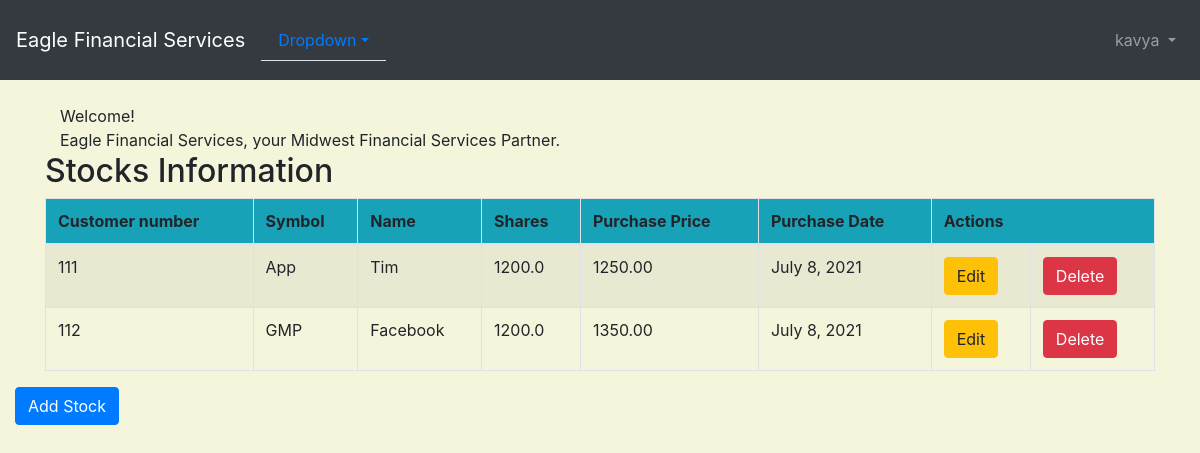
Page /stock_list (signed in) on the committed database.
### efsusers/models.py (models this page shows, shortened)
class CustomUser(AbstractUser):
    first_name = models.CharField(max_length=20)
    last_name = models.CharField(max_length=20)
    email = models.EmailField(max_length=25)
    is_customer = models.BooleanField('customer', default=True)
    is_FinancialAdvisor = models.BooleanField('FinancialAdvisor', default=False,
                                              help_text='check it if you want to sign up as Financial Advisor')

### portfolio/models.py (models this page shows, shortened)
class Stock(models.Model):
    customer = models.ForeignKey(Customer, on_delete=models.CASCADE, related_name='stocks')
    symbol = models.CharField(max_length=10)
    name = models.CharField(max_length=50)
    shares = models.DecimalField(max_digits=10, decimal_places=1)
    purchase_price = models.DecimalField(max_digits=10, decimal_places=2)
    purchase_date = models.DateField(default=timezone.now, blank=True, null=True)

class Customer(models.Model):
    name = models.CharField(max_length=50)
    address = models.CharField(max_length=200)
    cust_number = models.IntegerField(blank=False, null=False)
    city = models.CharField(max_length=50)
    state = models.CharField(max_length=50)
    zipcode = models.CharField(max_length=10)
    email = models.EmailField(max_length=200)
    cell_phone = models.CharField(max_length=50)
    created_date = models.DateTimeField(
        default=timezone.now)
    updated_date = models.DateTimeField(auto_now_add=True)
    def __str__(self):
        return str(self.cust_number)

### portfolio/views.py (the view)
# urls.py: path('stock_list', views.stock_list, name='stock_list'),
@login_required
def stock_list(request):
    stocks = Stock.objects.filter(purchase_date__lte=timezone.now())
    return render(request, 'portfolio/stock_list.html', {'stocks': stocks})

### portfolio/templates/portfolio/stock_list.html (shortened to what this page needs)
{% extends 'portfolio/base.html' %}
{% block content %}
    <body>
    <div class="container">
        <div class="row">
            <div class="col-md-10 col-md-offset-1">
                <div class="panel panel-primary">
                    <div class="panel-heading">Welcome!</div>
                    <div class="panel-body">
                        Eagle Financial Services, your Midwest Financial Services Partner.
                    </div>
                </div>
            </div>
        </div>
    </div>
    <div class="row">
        <h2 style="padding-left: 15Px">Stocks Information</h2>
    </div>
    {% if request.user.is_superuser or request.user.is_FinancialAdvisor %}
    <div>
        <table class="table table-striped table-bordered table-hover">
            <thead>
            <tr class="bg-info">
                <th>Customer number</th>
                <th>Symbol</th>
                <th>Name</th>
                <th>Shares</th>
                <th>Purchase Price</th>
                <th>Purchase Date</th>
                <th colspan="3">Actions</th>
            </tr>
            </thead>
            <tbody>
            {% for stock in stocks %}
                <tr>
                    <td>{{ stock.customer }}</td>
                    <td>{{ stock.symbol }}</td>
                    <td>{{ stock.name }}</td>
                    <td>{{ stock.shares }}</td>
                    <td>{{ stock.purchase_price }}</td>
                    <td>{{ stock.purchase_date }}</td>
                     <td><a href="{% url 'portfolio:stock_edit' pk=stock.pk %}"
                           class="btn btn-warning">Edit</a></td>
                    <td><a href=""
                           class="btn btn-danger">Delete</a>
                    </td>
                </tr>
            {% endfor %}
            </tbody>
        </table>
     <div class="row">
         <a href="{% url 'portfolio:stock_new' %}" class="row"><span
                    class="btn btn-primary">Add Stock</span></a>
     </div>
    </div>
    {% endif  %}
    {% endblock content %}

### portfolio/templates/portfolio/base.html (shortened to what this page needs)
<html lang="en">
  <head>
    <link rel="stylesheet" href="https://stackpath.bootstrapcdn.com/bootstrap/4.1.3/css/bootstrap.min.css">
  </head>
    <body>
    <nav class="navbar navbar-expand-md navbar-dark bg-dark mb-4" style=" height: 80px;">
      <a class="navbar-brand" href="{% url 'portfolio:home' %}">Eagle Financial Services</a>
        <ul class="nav nav-tabs" id="myTab" role="tablist">
         <li class="nav-item dropdown">
              <a class="nav-link dropdown-toggle" data-toggle="dropdown" href="#" role="button" aria-haspopup="true" aria-expanded="false">Dropdown</a>
        </li>
        </ul>
      <div class="collapse navbar-collapse" id="navbarCollapse">
        {% if user.is_authenticated %}
          <ul class="navbar-nav ml-auto">
            <li class="nav-item">
              <a class="nav-link dropdown-toggle" href="#" id="userMenu"\
              data-toggle="dropdown" aria-haspopup="true" aria-expanded\
              ="false">
                {{ user.username }}
              </a>
            </li>
          </ul>
        {% endif %}
      </div>
    </nav>
    <div class="container">
      {% block content %}
      {% endblock content %}
    </div>
  </body>
</html>

### portfolio/templates/portfolio/stock_list.html (style rules this page uses)
body { background-color: beige; }

### rows in the picture
CustomUser: username "kavya"
Stock: customer "111", symbol "App", name "Tim", shares "1200.0", purchase_price "1250.00", purchase_date "July 8, 2021"
Stock: customer "112", symbol "GMP", name "Facebook", shares "1200.0", purchase_price "1350.00", purchase_date "July 8, 2021"
